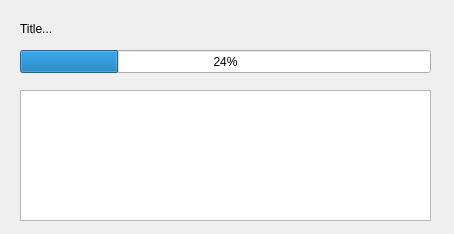
<?xml version="1.0" encoding="UTF-8"?>
<ui version="4.0">
 <class>installDialog</class>
 <widget class="QDialog" name="installDialog">
  <property name="geometry">
   <rect>
    <x>0</x>
    <y>0</y>
    <width>454</width>
    <height>234</height>
   </rect>
  </property>
  <property name="windowTitle">
   <string>Dialog</string>
  </property>
  <widget class="QProgressBar" name="progressBar">
   <property name="geometry">
    <rect>
     <x>20</x>
     <y>50</y>
     <width>411</width>
     <height>23</height>
    </rect>
   </property>
   <property name="value">
    <number>24</number>
   </property>
  </widget>
  <widget class="QTextBrowser" name="textBrowser">
   <property name="geometry">
    <rect>
     <x>20</x>
     <y>90</y>
     <width>411</width>
     <height>131</height>
    </rect>
   </property>
  </widget>
  <widget class="QLabel" name="title">
   <property name="geometry">
    <rect>
     <x>20</x>
     <y>20</y>
     <width>411</width>
     <height>17</height>
    </rect>
   </property>
   <property name="text">
    <string>Title...</string>
   </property>
  </widget>
 </widget>
 <resources/>
 <connections/>
</ui>
